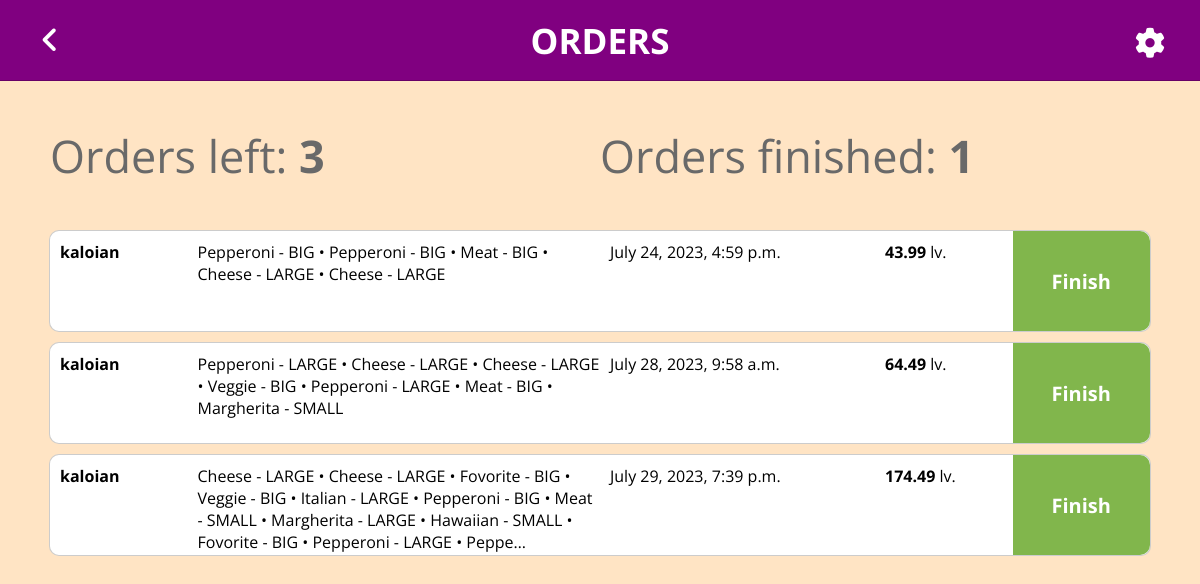
The page /orders/show-all/ on the database its author committed.
### PizzaGang/main/models.py (models this page shows, shortened)
class Order(models.Model):
    user = models.ForeignKey(User, on_delete=models.CASCADE)
    is_finished = models.BooleanField(default=False)
    cart_items = models.TextField()
    total_price = models.FloatField(validators=[validate_positive], default=0.00)
    created_at = models.DateTimeField(auto_now_add=True)

### PizzaGang/main/views.py (the view)
# urls.py: path('show-all/', ShowOrdersAllView, name='show_all_orders'),
def ShowOrdersAllView(request):
    orders = Order.objects.filter(is_finished=False).order_by('created_at')
    orders_finished = Order.objects.filter(is_finished=True)
    context = {
        'orders': orders,
        'orders_finished': orders_finished
    }
    return render(request, 'orders/show_all_orders.html', context)

### PizzaGang/main/context_processors.py (called while the page is built, shortened)
def get_cart_items_count(request):
    cart_items_count = 0
    return {'cart_items_count': cart_items_count, 'current_user': request.user}

### templates/orders/show_all_orders.html (shortened to what this page needs)
{% extends 'admin/admin_base.html' %}
{% load static %}
{% block admin_head %}
    <link rel="stylesheet" href="{% static 'css/show_orders.css' %}">
{% endblock %}
{% block admin_content %}
    <div class="show-orders-stats">
        {% if orders.count == 0 %}
            <p>No orders left!</p>
        {% else %}
            <p>Orders left: <b>{{ orders.count }}</b></p>
        {% endif %}
        <p>Orders finished: <b>{{ orders_finished.count }}</b></p>
    </div>
    {% for order in orders %}
        <div class="order-container-in-progress">
            <div class="order-username-container">
                <a href="{% url 'show_user' order.user.pk %}">
                    <b>{{ order.user.username|truncatechars:10 }}</b>
                </a>
            </div>
            <div class="order-items-container">
                <p>{{ order.cart_items|truncatechars:200 }}</p>
            </div>
            <div class="order-time-created-container">
                <p>{{ order.created_at }}</p>
            </div>
            <div class="order-price-container">
                <p><b>{{ order.total_price|floatformat:2 }}</b> lv.</p>
            </div>
            <div class="order-is-finished">
                <form action="{% url 'make_finished_order' order.pk %}" method="post">
                    <button type="submit">Finish</button>
                </form>
            </div>
        </div>
    {% endfor %}
{% endblock %}

### static/css/show_orders.css (style rules this page uses)
p, h1 { margin: 0; cursor: default; }
a { text-decoration: none; cursor: pointer; color: black; }
.show-orders-stats { margin-left: auto; margin-right: auto; width: 1100px; height: 150px; display: grid; grid-template-columns: 1fr 1fr; align-items: center; }
.show-orders-stats p { display: inline-block; font-size: 45px; color: dimgray; }
.order-container-finished, .order-container-in-progress { margin-left: auto; margin-right: auto; margin-bottom: 10px; display: grid; grid-template-columns: 1fr 3fr 2fr 1fr 1fr; width: 1100px; height: 100px; background-color: white; border-radius: 10px; border: 1px solid rgba(0, 0, 0, 0.2); }
.order-container-finished div, .order-container-in-progress div { padding-left: 10px; padding-top: 10px; }
.order-container-in-progress { position: relative; }
.order-container-in-progress a { color: black; }
.order-items-container { position: relative; }
.order-is-finished { position: relative; }
.order-is-finished button { cursor: pointer; position: absolute; top: 0; bottom: 0; left: 0; right: 0; border: 0; border-radius: 0 10px 10px 0; color: white; background-color: rgb(129, 182, 76); font-size: 20px; font-weight: bold; }

### templates/admin/admin_base.html (style rules this page uses)
* { font-family: 'Open Sans', sans-serif; }
body { margin: 0; padding-top: 80px; background-color: bisque; }

### rows shown on the page
Order: user.username "kaloian", cart_items "Pepperoni - BIG • Pepperoni - BIG • Meat - BIG • Cheese - LARGE • Cheese - LARGE", created_at "July 24, 2023, 4:59 p.m.", total_price "43.99"
Order: user.username "kaloian", cart_items "Pepperoni - LARGE • Cheese - LARGE • Cheese - LARGE • Veggie - BIG • Pepperoni - LARGE • Meat - BIG • Margherita - SMALL", created_at "July 28, 2023, 9:58 a.m.", total_price "64.49"
Order: user.username "kaloian", cart_items "Cheese - LARGE • Cheese - LARGE • Fovorite - BIG • Veggie - BIG • Italian - LARGE • Pepperoni - BIG • Meat - SMALL • Margherita - LARGE • Hawaiian - SMALL • Fovorite - BIG • Pepperoni - LARGE • Peppe…", created_at "July 29, 2023, 7:39 p.m.", total_price "174.49"

### other values the page prints
{{ orders.count }} "3"
{{ orders_finished.count }} "1"
